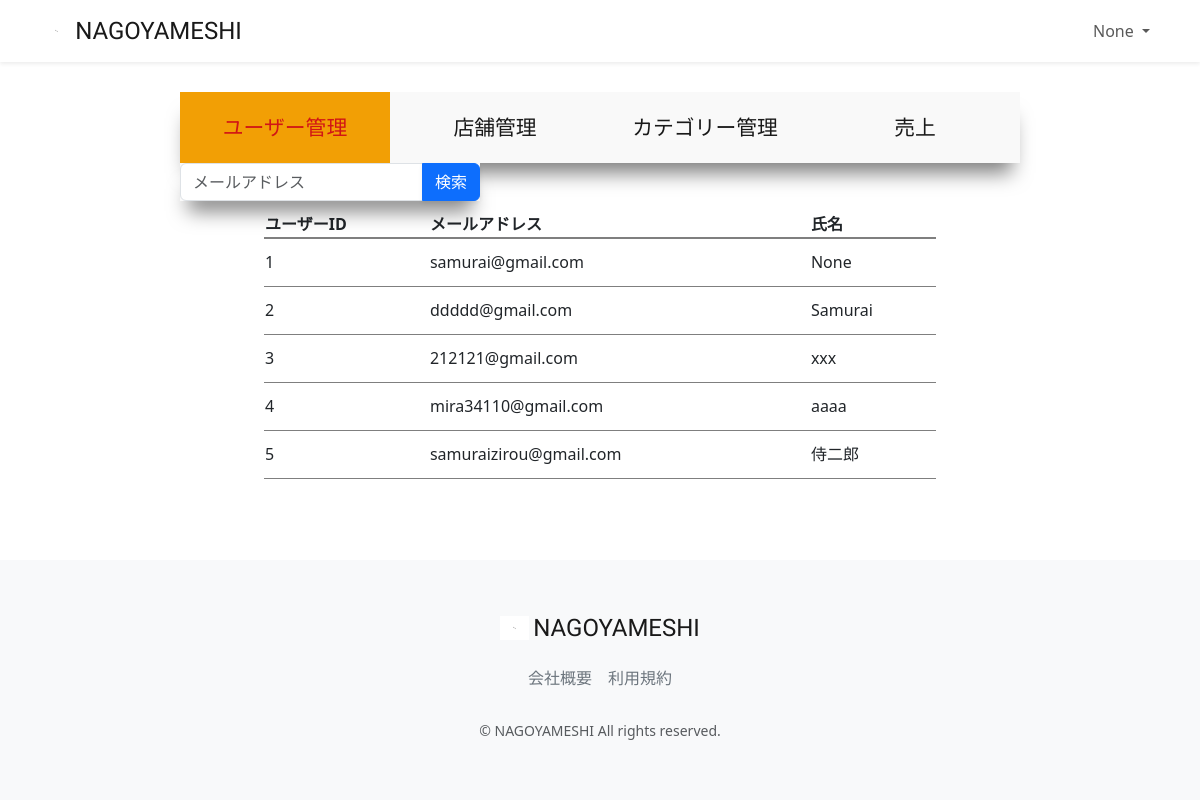
Before: /accounts/management/user-list (signed in) with the older database file.
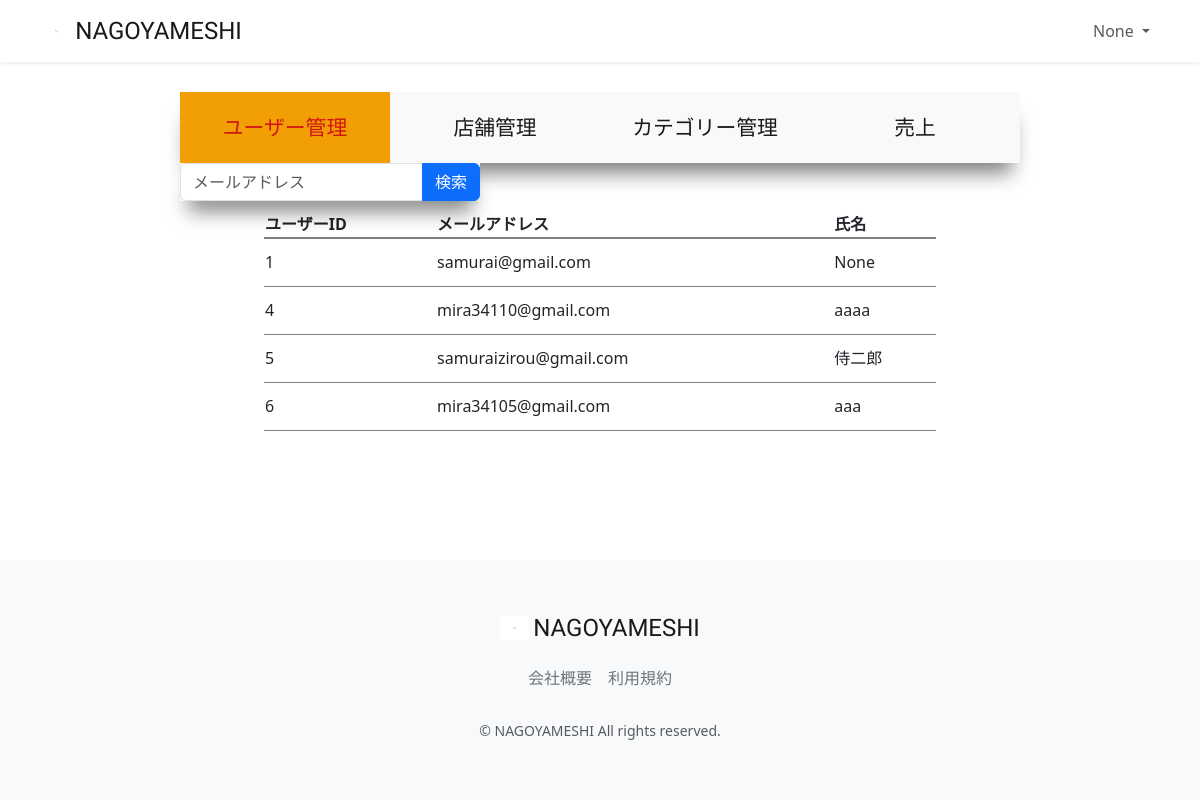
After: the same page with the newer database file.
### accounts/models.py (models this page shows, shortened)
class CustomUser(AbstractUser):
    user_name = models.CharField(max_length=128, null=True, blank=True, verbose_name='ユーザー名前')
    hurigana = models.CharField(max_length=128, null=True, blank=True, verbose_name='フリガナ')
    zip_code = models.CharField(max_length=16, null=True, blank=True, verbose_name='郵便番号')
    address = models.CharField(max_length=255, null=True, blank=True, verbose_name='住所')
    phone_number = models.CharField(max_length=20, null=True, blank=True, verbose_name='電話番号')
    birthday = models.CharField(max_length=20, null=True, blank=True, verbose_name='誕生日')
    job = models.CharField(max_length=255, null=True, blank=True, verbose_name='職業')
    is_subscribed = models.BooleanField(default=False, verbose_name='有料会員')
    card_name = models.CharField(max_length=128, null=True, blank=True, verbose_name='カード名義')
    card_number = models.CharField(max_length=128, null=True, blank=True, verbose_name='カード番号')
    class Meta:
        verbose_name_plural = 'CustomUser'

### accounts/views.py (the view)
# urls.py: path("management/user-list",views.ManagementUserListView.as_view(), name="user_list"),
class ManagementUserListView(onlyManagementUserMixin, generic.ListView):
    template_name = "management/user_list.html"
    model = models.CustomUser
    def get_context_data(self, **kwargs):
        context = super().get_context_data(**kwargs)
        context["selected"] = "user"
        if "email" in self.request.GET:
            email = self.request.GET.get('email')
            user_list = models.CustomUser.objects.filter(
               email__icontains=email
            ).all()
        else:
            user_list = models.CustomUser.objects.all()
        context["object_list"] = user_list
        return context

### accounts/mixins.py (called while the page is built)
    def test_func(self):
        user = self.request.user
        return user.is_staff

### accounts/templates/management/user_list.html (shortened to what this page needs)
{% extends "management/manage_base.html" %}
{% load static %}
{% block sub_content %}
<form method="GET" class="user-search-box">
  <div class="input-group">
      <input type="text" class="form-control" placeholder="メールアドレス" name="email">
      <button type="submit" class="btn btn-primary text-white shadow-sm">検索</button>
  </div>
</form>
  <table class="manage_list">
    <thead>
      <th>ユーザーID</th>
      <th>メールアドレス</th>
      <th>氏名</th>
    </thead>
    <tbody>
      {% for user in object_list %}
        <tr onclick="location.href='{% url 'user_list_update' pk=user.pk %}'">
            <td >{{ user.pk }}</td>
            <td>{{ user.email }}</td>
            <td>{{ user.user_name }}</td>
        </tr>
      {% endfor %}
    </tbody>
  </table>
{% endblock %}

### restaurant/templates/layout/base.html (shortened to what this page needs)
{% load static %}
<!DOCTYPE html>
<html lang="ja">
<head>
    <link href="https://cdn.jsdelivr.net/npm/bootstrap@5.3.3/dist/css/bootstrap.min.css" rel="stylesheet"
>
    <link href="{% static 'css/nagoyameshi.css' %}" rel="stylesheet">
</head>
<body>
<div id="app" class="wrapper">
    <nav class="navbar navbar-expand-md navbar-light bg-white shadow-sm">
        <div class="container nagoyameshi-container">
            <a class="navbar-brand app-name" href="{% url 'top_page' %}">
                <div class="d-flex align-items-center">
                    <img class="nagoyameshi-logo me-1" src="{% static 'images/logo/logo.svg' %}" alt="nagoyameshi">
                    NAGOYAMESHI
                </div>
            </a>
            <div class="collapse navbar-collapse" id="navbarSupportedContent">
                <ul class="navbar-nav ms-auto">
                    {% if user.is_subscribed %}
                        <li class="nav-item dropdown">
                            <a id="navbarDropdown" class="nav-link dropdown-toggle" href="#" role="button"
                               data-bs-toggle="dropdown" aria-haspopup="true" aria-expanded="false" v-pre>
                                {{ user.user_name }}
                            </a>
                        </li>
                    {% endif %}
                </ul>
            </div>
        </div>
    </nav>
    {% block content %}{% endblock %}
    <footer class="bg-light">
        <div class="d-flex justify-content-center footer-logo">
            <a class="navbar-brand app-name" href="{% url 'top_page' %}">
                <div class="d-flex align-items-center">
                    <img class="nagoyameshi-logo me-1" src="{% static 'images/logo/logo.svg' %}" alt="nagoyameshi">
                    NAGOYAMESHI
                </div>
            </a>
        </div>
        <div class="d-flex justify-content-center footer-link">
            <a href="{% url 'company_page' %}" class="link-secondary me-3">会社概要</a>
            <a href="{% url 'terms_page' %}" class="link-secondary">利用規約</a>
        </div>
        <p class="text-center text-muted small mb-0">&copy; NAGOYAMESHI All rights reserved.</p>
    </footer>
</div>
</body>
</html>

Changed rows visible on the page:
removed CustomUser: pk "2", email "ddddd@gmail.com", user_name "Samurai"
removed CustomUser: pk "3", email "212121@gmail.com", user_name "xxx"
added CustomUser: pk "6", email "mira34105@gmail.com", user_name "aaa"
